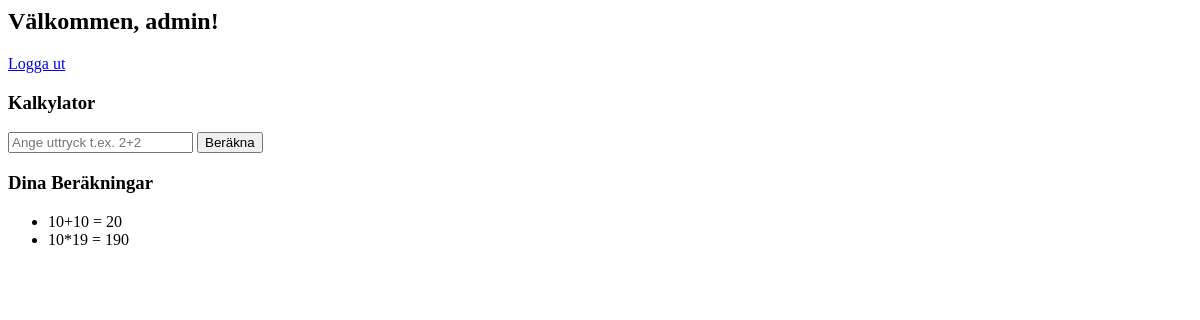
The app's page /calculator (signed in), older data.
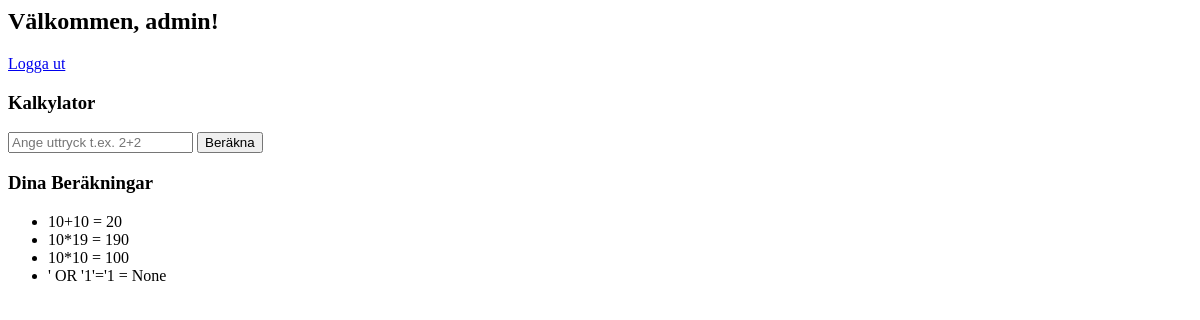
The same page, newer data.
### app/models.py (models this page shows)
class User(UserMixin, db.Model):
    __tablename__ = 'user'
    id = db.Column(db.Integer, primary_key=True)
    username = db.Column(db.String(150), nullable=False, unique=True)
    password = db.Column(db.String(150), nullable=False)
    calculations = db.relationship("Calculation", backref="owner", lazy=True)  # Changed from calculation to calculations

class Calculation(db.Model):
    __tablename__ = "calculation"
    id = db.Column(db.Integer, primary_key=True)
    expression = db.Column(db.String(100), nullable=False)
    result = db.Column(db.String(100), nullable=False)
    user_id = db.Column(db.Integer, db.ForeignKey('user.id'), nullable=False)  # Add foreign key

### app/routes.py (the view, shortened to what this page needs)
@bp.route("/calculator", methods=["GET", "POST"])
@login_required
def calculator():
    calculations = current_user.calculations
    return render_template("calculator.html", calculations=calculations)

### app/models.py (called while the page is built)
@login_manager.user_loader
def load_user(user_id):
    return User.query.get(int(user_id))

### app/templates/calculator.html
<h2>Välkommen, {{ current_user.username }}!</h2>
<a href="{{ url_for('main.logout') }}">Logga ut</a>
<h3>Kalkylator</h3>
<form method="POST" action="{{ url_for('main.calculator') }}">
    <input type="text" name="expression" placeholder="Ange uttryck t.ex. 2+2" required>
    <button type="Submit">Beräkna</button>
</form>
<h3>Dina Beräkningar</h3>
<ul>
    {% for calc in calculations %}
        <li>{{ calc.expression }} = {{ calc.result }}</li>
    {% endfor %}
</ul>

Row changes from the older to the newer data that the page shows:
added Calculation: expression "10*10", result "100"
added Calculation: expression "' OR '1'='1", result "None"
